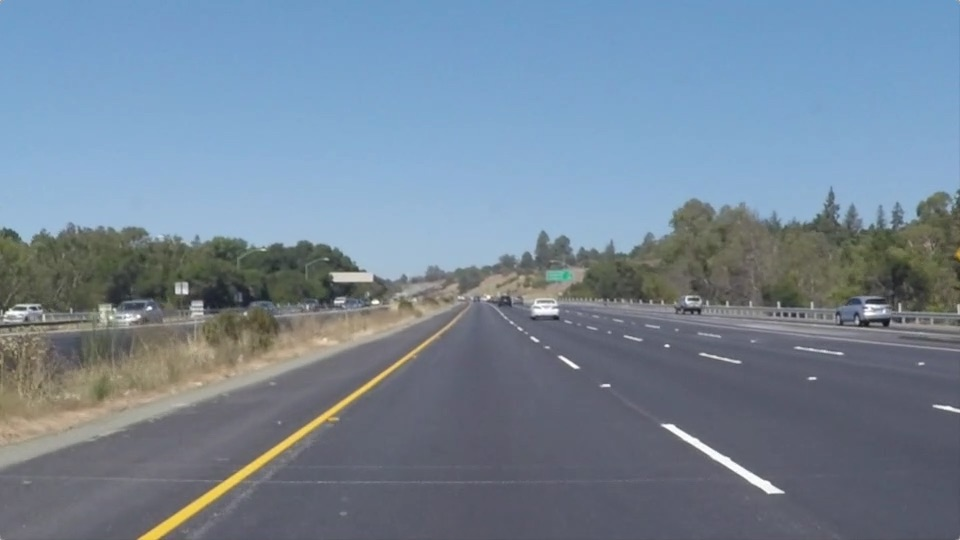
#> input picture CarND-P1-lane_lines/1/test.jpg, 960 x 540 px
$ python -i testmode.py   (imports and definitions only)   (older library calls are emulated)
#> lines starting #> are read from the running program, lines starting #| are printed output that depends on the picture
import numpy as np
import cv2
import matplotlib.pyplot as plt
import matplotlib.image as mpimg
import os
from skimage.feature import hog
from sklearn.preprocessing import StandardScaler
from sklearn.model_selection import *
from sklearn.svm import SVC,LinearSVC
from sklearn.model_selection import GridSearchCV
from sklearn.utils import shuffle
import glob
from tqdm import tqdm
from moviepy.editor import VideoFileClip
from scipy.ndimage.measurements import label
import pickle
import time


def bin_spatial(img, size=(32, 32)):
    features = cv2.resize(img, size)
    return features.ravel()


def color_hist(img, hist_bins=32, color_range=(0, 256)):
    ch1 = np.histogram(img[:, :, 0], hist_bins, range=color_range)
    ch2 = np.histogram(img[:, :, 1], hist_bins, range=color_range)

    ch3 = np.histogram(img[:, :, 2], hist_bins, range=color_range)
    hist_features = np.hstack((ch1[0], ch2[0], ch3[0]))
    return hist_features


def get_hog_features(img, orient, pix_per_cell, cell_per_block, vis=False, feature_vec=True):
    if vis == True:
        features, hog_image = hog(img, orientations=orient, pixels_per_cell=(pix_per_cell, pix_per_cell),
                                  cells_per_block=(cell_per_block, cell_per_block), transform_sqrt=False,
                                  visualise=vis, feature_vector=feature_vec)
        return features, hog_image
    # Otherwise call with one output
    else:
        features = hog(img, orientations=orient, pixels_per_cell=(pix_per_cell, pix_per_cell),
                       cells_per_block=(cell_per_block, cell_per_block), transform_sqrt=False,
                       visualise=vis, feature_vector=feature_vec)
        return features


def single_img_features(img, color_space='RGB', spatial_size=(32, 32),
                        hist_bins=32, orient=9,
                        pix_per_cell=8, cell_per_block=2, hog_channel=0,
                        spatial_feat=True, hist_feat=True, hog_feat=True):
    # 1) Define an empty list to receive features
    img_features = []
    # 2) Apply color conversion if other than 'RGB'
    if color_space != 'RGB':
        if color_space == 'HSV':
            feature_image = cv2.cvtColor(img, cv2.COLOR_RGB2HSV)
        elif color_space == 'LUV':
            feature_image = cv2.cvtColor(img, cv2.COLOR_RGB2LUV)
        elif color_space == 'HLS':
            feature_image = cv2.cvtColor(img, cv2.COLOR_RGB2HLS)
        elif color_space == 'YUV':
            feature_image = cv2.cvtColor(img, cv2.COLOR_RGB2YUV)
        elif color_space == 'YCrCb':
            feature_image = cv2.cvtColor(img, cv2.COLOR_RGB2YCrCb)
    else:
        feature_image = np.copy(img)
    # 3) Compute spatial features if flag is set
    # 7) Compute HOG features if flag is set
    if hog_feat == True:
        if hog_channel == 'ALL':
            hog_features = []
            for channel in range(feature_image.shape[2]):
                hog_features.extend(get_hog_features(feature_image[:, :, channel],
                                                     orient, pix_per_cell, cell_per_block,
                                                     vis=False, feature_vec=True))
        else:
            hog_features = get_hog_features(feature_image[:, :, hog_channel], orient,
                                            pix_per_cell, cell_per_block, vis=False, feature_vec=True)
        # 8) Append features to list
        img_features.append(hog_features)
    if spatial_feat == True:
        spatial_features = bin_spatial(feature_image, size=spatial_size)
        # 4) Append features to list
        img_features.append(spatial_features)
    # 5) Compute histogram features if flag is set
    if hist_feat == True:
        hist_features = color_hist(feature_image, hist_bins=hist_bins)
        # 6) Append features to list
        img_features.append(hist_features)

    # 9) Return concatenated array of features
    return np.concatenate(img_features)

# [144 lines left out: functions extract_features, data_look, draw_boxes, slide_window, search_windows, add_heat, not called in this run]

def apply_threshold(heat, threshold):
    heat[heat<threshold]=0
    return heat
# [14 lines left out: function draw_labeled_bboxes, not called in this run]


#这里选用svc分类器
# [1 line not run here, left out]
t = time.time()
data_file = 'mlp_model.p'
# [2 lines not run here, left out]

# [1 line that did not run here, left out]
# [1 line that did not run here, left out]
# [1 line that did not run here, left out]
# [1 line that did not run here, left out]
# [1 line that did not run here, left out]
# [1 line that did not run here, left out]
# [1 line that did not run here, left out]
# [1 line that did not run here, left out]
# [1 line that did not run here, left out]
t2 = time.time()

# [1 line not run here, left out]


test_imgs=glob.glob('../../test_image/*.jpg')
image_windows = []

#xy_windows = [(128, 128)]
# [1 line not run here, left out]
t = time.time()
# [35 lines not run here, left out]

t2 = time.time()
# [1 line not run here, left out]

# [43 lines of commented-out code are left out]

>>> import cv2
>>> picture = cv2.cvtColor(cv2.imread('../../CarND-P1-lane_lines/1/test.jpg'), cv2.COLOR_BGR2RGB)
>>> result = single_img_features(picture)
#> in get_hog_features, `features = hog(img, orientations=orient, pixels_per_cell=(pix_per_cell..`:
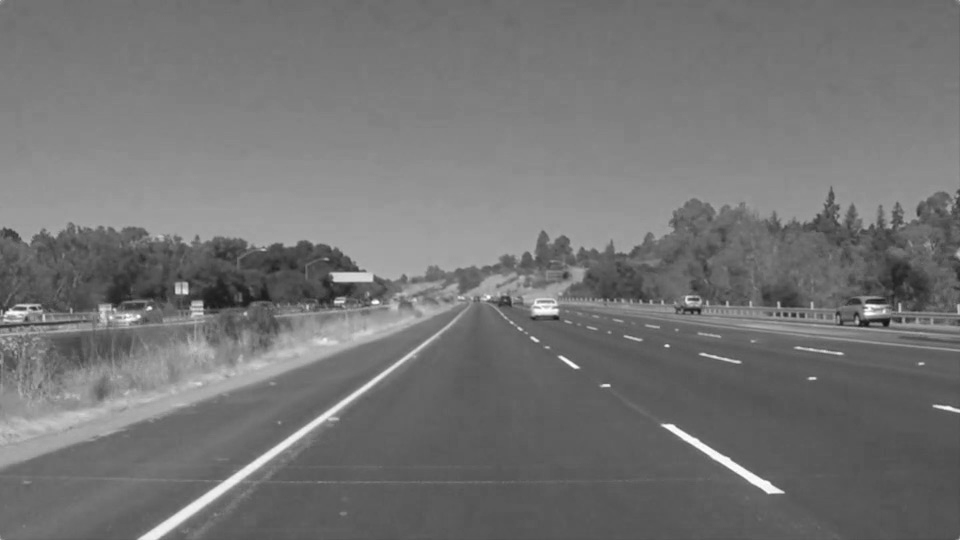
#> img: shape (540, 960); min 19, max 255, mean 116.5
#> in bin_spatial, `features = cv2.resize(img, size)`:
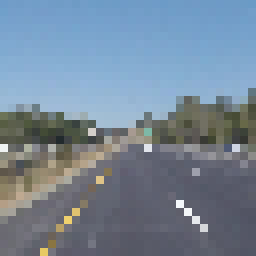
#> features: shape (32, 32, 3) (shown 8 times larger); mean R, G, B 117.1, 134.2, 151.3
#> in single_img_features, `spatial_features = bin_spatial(feature_image, size=spatial_size)`: spatial_features = 3072 values, max 251 at index 2468, min 34 at index 1653, mean 134.2
#> in color_hist, `hist_features = np.hstack((ch1[0], ch2[0], ch3[0]))`: hist_features = 96 values, max 102383 at index 89, min 0 at index 0, mean 16200

$ run again, on CarND-P1-lane_lines/1/solidWhiteCurve.jpg
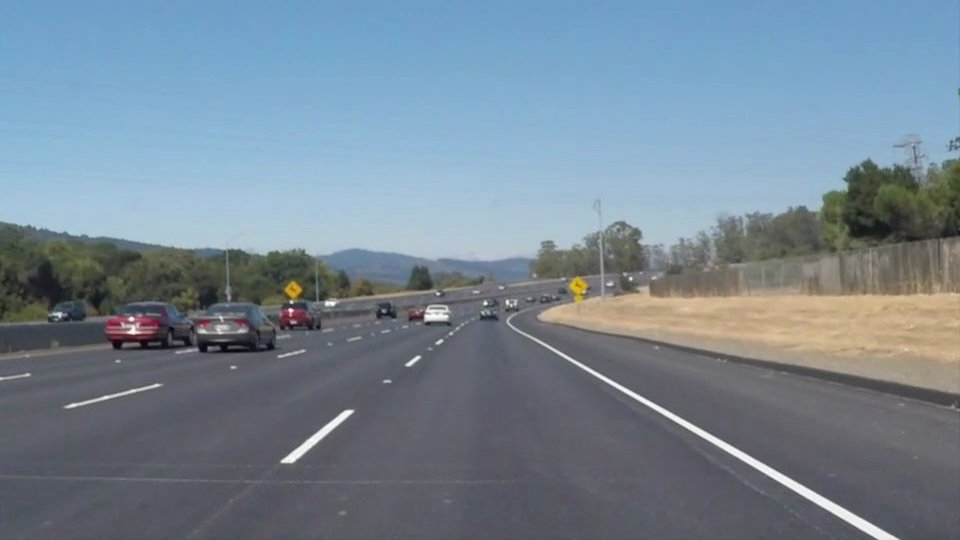
#> input picture CarND-P1-lane_lines/1/solidWhiteCurve.jpg, 960 x 540 px
#> in get_hog_features, `features = hog(img, orientations=orient, pixels_per_cell=(pix_per_cell..`:
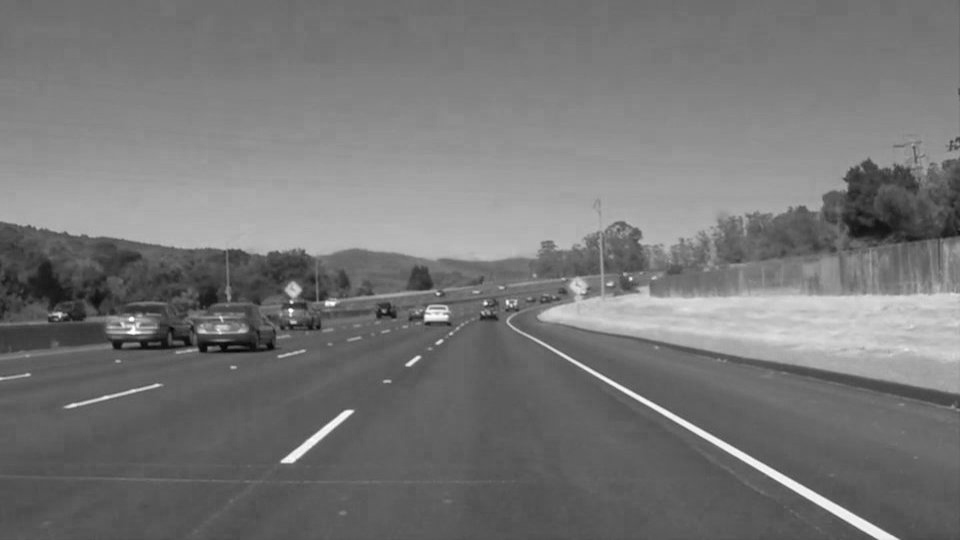
#> img: shape (540, 960); min 6, max 255, mean 118.5
#> in bin_spatial, `features = cv2.resize(img, size)`:
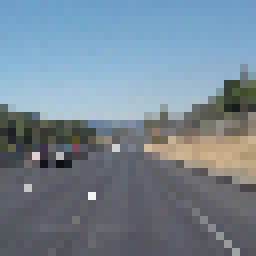
#> features: shape (32, 32, 3) (shown 8 times larger); mean R, G, B 117.8, 133.8, 147.6
#> spatial_features = 3072 values, max 246 at index 2339, min 12 at index 1941, mean 133.1
#> in color_hist, `hist_features = np.hstack((ch1[0], ch2[0], ch3[0]))`: hist_features = 96 values, max 94650 at index 11, min 13 at index 0, mean 16200

$ run again, on CarND-P1-lane_lines/1/solidWhiteRight.jpg
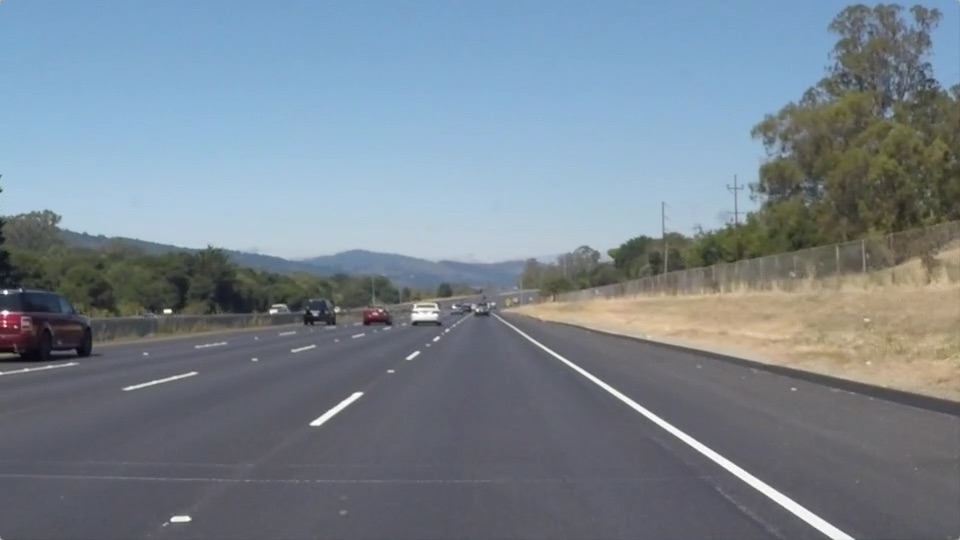
#> input picture CarND-P1-lane_lines/1/solidWhiteRight.jpg, 960 x 540 px
#> in get_hog_features, `features = hog(img, orientations=orient, pixels_per_cell=(pix_per_cell..`:
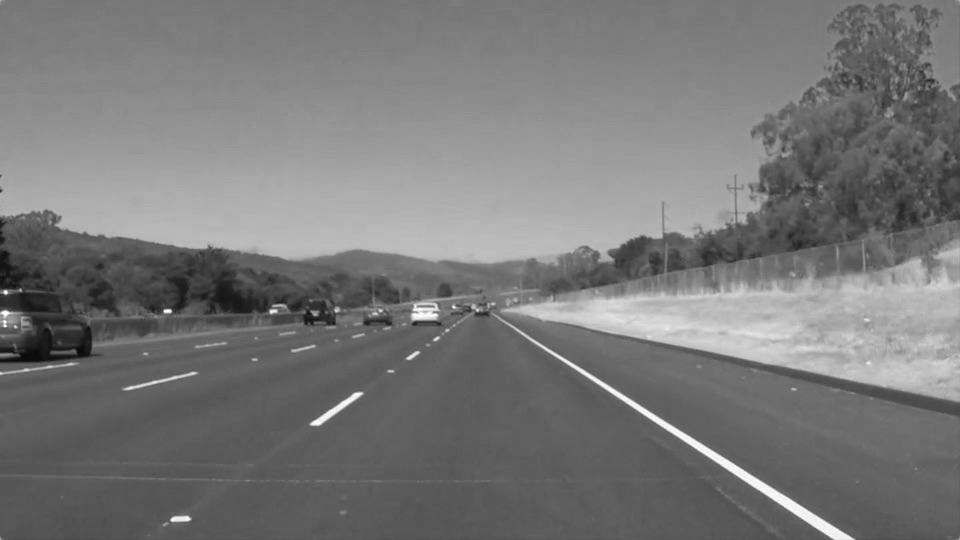
#> img: shape (540, 960); min 8, max 255, mean 120.3
#> in bin_spatial, `features = cv2.resize(img, size)`:
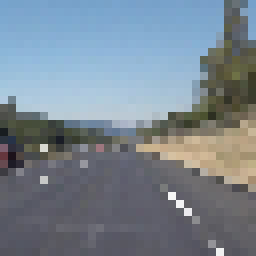
#> features: shape (32, 32, 3) (shown 8 times larger); mean R, G, B 120.5, 132.8, 143.8
#> spatial_features = 3072 values, max 246 at index 2367, min 18 at index 1828, mean 132.4
#> in color_hist, `hist_features = np.hstack((ch1[0], ch2[0], ch3[0]))`: hist_features = 96 values, max 104837 at index 11, min 0 at index 0, mean 16200

$ run again, on CarND-P1-lane_lines/1/solidYellowCurve.jpg
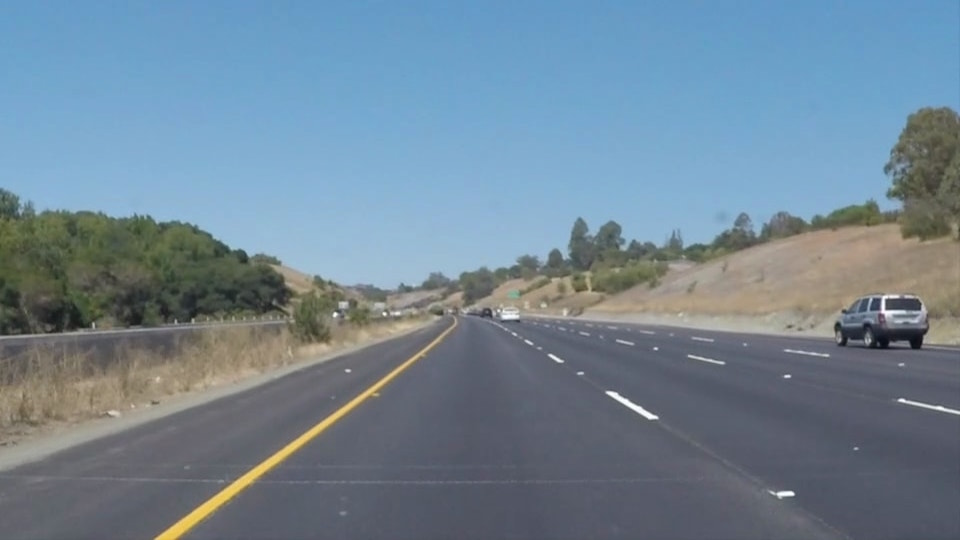
#> input picture CarND-P1-lane_lines/1/solidYellowCurve.jpg, 960 x 540 px
#> in get_hog_features, `features = hog(img, orientations=orient, pixels_per_cell=(pix_per_cell..`:
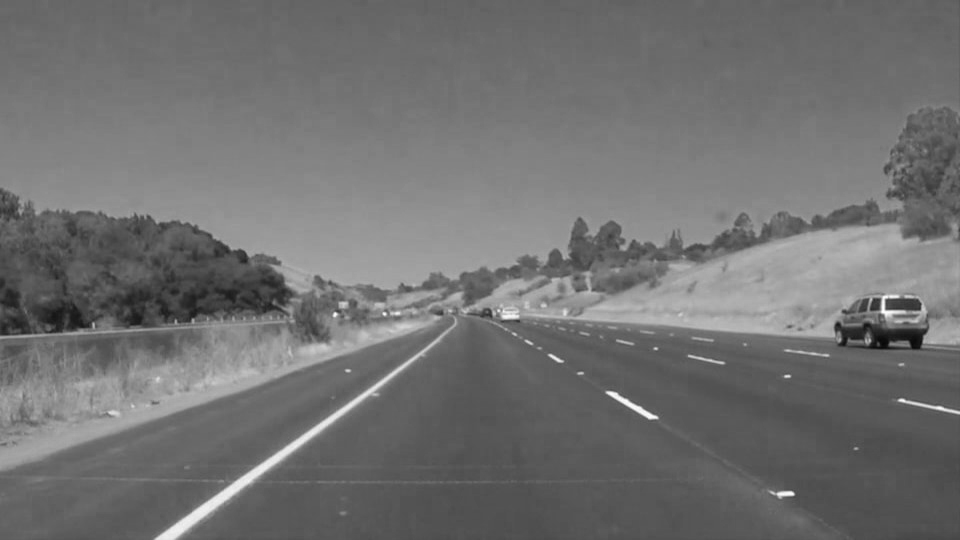
#> img: shape (540, 960); min 7, max 255, mean 113
#> in bin_spatial, `features = cv2.resize(img, size)`:
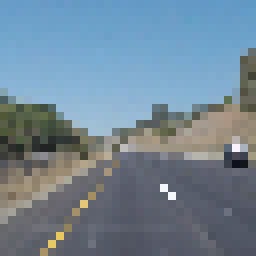
#> features: shape (32, 32, 3) (shown 8 times larger); mean R, G, B 113.2, 133.5, 149.1
#> spatial_features = 3072 values, max 252 at index 1817, min 14 at index 2007, mean 131.9
#> in color_hist, `hist_features = np.hstack((ch1[0], ch2[0], ch3[0]))`: hist_features = 96 values, max 96347 at index 89, min 0 at index 32, mean 16200
